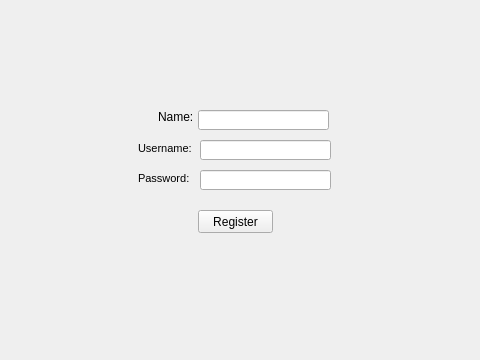
<?xml version="1.0" encoding="UTF-8"?>
<ui version="4.0">
 <class>MainWindow</class>
 <widget class="QMainWindow" name="MainWindow">
  <property name="geometry">
   <rect>
    <x>0</x>
    <y>0</y>
    <width>480</width>
    <height>360</height>
   </rect>
  </property>
  <property name="windowTitle">
   <string>Barangay Medicine Inventory System</string>
  </property>
  <widget class="QWidget" name="centralwidget">
   <property name="sizePolicy">
    <sizepolicy hsizetype="Preferred" vsizetype="Preferred">
     <horstretch>0</horstretch>
     <verstretch>0</verstretch>
    </sizepolicy>
   </property>
   <property name="minimumSize">
    <size>
     <width>480</width>
     <height>360</height>
    </size>
   </property>
   <widget class="QStackedWidget" name="stackedWidget">
    <property name="geometry">
     <rect>
      <x>0</x>
      <y>0</y>
      <width>480</width>
      <height>360</height>
     </rect>
    </property>
    <property name="currentIndex">
     <number>1</number>
    </property>
    <widget class="QWidget" name="loginPage">
     <widget class="QGroupBox" name="loginBox">
      <property name="geometry">
       <rect>
        <x>130</x>
        <y>80</y>
        <width>211</width>
        <height>161</height>
       </rect>
      </property>
      <property name="title">
       <string/>
      </property>
      <property name="alignment">
       <set>Qt::AlignCenter</set>
      </property>
      <widget class="QLabel" name="nameLabel">
       <property name="geometry">
        <rect>
         <x>10</x>
         <y>40</y>
         <width>61</width>
         <height>16</height>
        </rect>
       </property>
       <property name="font">
        <font>
         <pointsize>8</pointsize>
        </font>
       </property>
       <property name="text">
        <string>Username:</string>
       </property>
       <property name="alignment">
        <set>Qt::AlignLeading|Qt::AlignLeft|Qt::AlignVCenter</set>
       </property>
      </widget>
      <widget class="QLabel" name="pwLabel">
       <property name="geometry">
        <rect>
         <x>10</x>
         <y>70</y>
         <width>61</width>
         <height>16</height>
        </rect>
       </property>
       <property name="font">
        <font>
         <pointsize>8</pointsize>
        </font>
       </property>
       <property name="text">
        <string>Password:</string>
       </property>
       <property name="alignment">
        <set>Qt::AlignLeading|Qt::AlignLeft|Qt::AlignVCenter</set>
       </property>
      </widget>
      <widget class="QLineEdit" name="nameInput">
       <property name="geometry">
        <rect>
         <x>72</x>
         <y>40</y>
         <width>131</width>
         <height>20</height>
        </rect>
       </property>
       <property name="text">
        <string/>
       </property>
      </widget>
      <widget class="QLineEdit" name="pwInput">
       <property name="geometry">
        <rect>
         <x>72</x>
         <y>70</y>
         <width>131</width>
         <height>20</height>
        </rect>
       </property>
       <property name="font">
        <font>
         <pointsize>5</pointsize>
        </font>
       </property>
       <property name="text">
        <string/>
       </property>
       <property name="echoMode">
        <enum>QLineEdit::Password</enum>
       </property>
      </widget>
      <widget class="QLabel" name="titleLabel">
       <property name="geometry">
        <rect>
         <x>0</x>
         <y>10</y>
         <width>211</width>
         <height>16</height>
        </rect>
       </property>
       <property name="text">
        <string>Barangay Medicine Inventory System</string>
       </property>
       <property name="alignment">
        <set>Qt::AlignCenter</set>
       </property>
      </widget>
      <widget class="QLabel" name="warningLabel">
       <property name="geometry">
        <rect>
         <x>0</x>
         <y>140</y>
         <width>211</width>
         <height>16</height>
        </rect>
       </property>
       <property name="text">
        <string/>
       </property>
       <property name="alignment">
        <set>Qt::AlignCenter</set>
       </property>
      </widget>
      <widget class="QPushButton" name="registerButton">
       <property name="geometry">
        <rect>
         <x>20</x>
         <y>110</y>
         <width>75</width>
         <height>23</height>
        </rect>
       </property>
       <property name="text">
        <string>Register</string>
       </property>
      </widget>
      <widget class="QPushButton" name="loginButton">
       <property name="geometry">
        <rect>
         <x>120</x>
         <y>110</y>
         <width>75</width>
         <height>23</height>
        </rect>
       </property>
       <property name="text">
        <string>Login</string>
       </property>
      </widget>
     </widget>
    </widget>
    <widget class="QWidget" name="registerPage">
     <widget class="QLabel" name="nameLabel_2">
      <property name="geometry">
       <rect>
        <x>138</x>
        <y>140</y>
        <width>61</width>
        <height>16</height>
       </rect>
      </property>
      <property name="font">
       <font>
        <pointsize>8</pointsize>
       </font>
      </property>
      <property name="text">
       <string>Username:</string>
      </property>
      <property name="alignment">
       <set>Qt::AlignLeading|Qt::AlignLeft|Qt::AlignVCenter</set>
      </property>
     </widget>
     <widget class="QLineEdit" name="rUsernameInput">
      <property name="geometry">
       <rect>
        <x>200</x>
        <y>140</y>
        <width>131</width>
        <height>20</height>
       </rect>
      </property>
      <property name="text">
       <string/>
      </property>
     </widget>
     <widget class="QLabel" name="label">
      <property name="geometry">
       <rect>
        <x>158</x>
        <y>110</y>
        <width>47</width>
        <height>13</height>
       </rect>
      </property>
      <property name="text">
       <string>Name:</string>
      </property>
     </widget>
     <widget class="QPushButton" name="registerButton_2">
      <property name="geometry">
       <rect>
        <x>198</x>
        <y>210</y>
        <width>75</width>
        <height>23</height>
       </rect>
      </property>
      <property name="text">
       <string>Register</string>
      </property>
     </widget>
     <widget class="QLabel" name="pwLabel_2">
      <property name="geometry">
       <rect>
        <x>138</x>
        <y>170</y>
        <width>61</width>
        <height>16</height>
       </rect>
      </property>
      <property name="font">
       <font>
        <pointsize>8</pointsize>
       </font>
      </property>
      <property name="text">
       <string>Password:</string>
      </property>
      <property name="alignment">
       <set>Qt::AlignLeading|Qt::AlignLeft|Qt::AlignVCenter</set>
      </property>
     </widget>
     <widget class="QLineEdit" name="rNameInput">
      <property name="geometry">
       <rect>
        <x>198</x>
        <y>110</y>
        <width>131</width>
        <height>20</height>
       </rect>
      </property>
      <property name="text">
       <string/>
      </property>
     </widget>
     <widget class="QLineEdit" name="rPwInput">
      <property name="geometry">
       <rect>
        <x>200</x>
        <y>170</y>
        <width>131</width>
        <height>20</height>
       </rect>
      </property>
      <property name="font">
       <font>
        <pointsize>5</pointsize>
       </font>
      </property>
      <property name="text">
       <string/>
      </property>
      <property name="echoMode">
       <enum>QLineEdit::Password</enum>
      </property>
     </widget>
    </widget>
    <widget class="QWidget" name="menuPage">
     <widget class="QLabel" name="menuTitleLabel">
      <property name="geometry">
       <rect>
        <x>150</x>
        <y>10</y>
        <width>181</width>
        <height>31</height>
       </rect>
      </property>
      <property name="font">
       <font>
        <pointsize>16</pointsize>
        <weight>75</weight>
        <bold>true</bold>
       </font>
      </property>
      <property name="text">
       <string>Main Menu</string>
      </property>
      <property name="alignment">
       <set>Qt::AlignCenter</set>
      </property>
     </widget>
     <widget class="QPushButton" name="amMenuButton">
      <property name="geometry">
       <rect>
        <x>90</x>
        <y>110</y>
        <width>91</width>
        <height>23</height>
       </rect>
      </property>
      <property name="text">
       <string>Add Medicine</string>
      </property>
     </widget>
     <widget class="QPushButton" name="umMenuButton">
      <property name="geometry">
       <rect>
        <x>90</x>
        <y>150</y>
        <width>91</width>
        <height>23</height>
       </rect>
      </property>
      <property name="text">
       <string>Update Medicine</string>
      </property>
     </widget>
     <widget class="QPushButton" name="vmMenuButton">
      <property name="geometry">
       <rect>
        <x>90</x>
        <y>190</y>
        <width>91</width>
        <height>23</height>
       </rect>
      </property>
      <property name="text">
       <string>View Medicines</string>
      </property>
     </widget>
     <widget class="QPushButton" name="apMenuButton">
      <property name="geometry">
       <rect>
        <x>300</x>
        <y>110</y>
        <width>91</width>
        <height>23</height>
       </rect>
      </property>
      <property name="text">
       <string>Add Patient</string>
      </property>
     </widget>
     <widget class="QPushButton" name="upMenuButton">
      <property name="geometry">
       <rect>
        <x>300</x>
        <y>150</y>
        <width>91</width>
        <height>23</height>
       </rect>
      </property>
      <property name="text">
       <string>Update Patient</string>
      </property>
     </widget>
     <widget class="QPushButton" name="vpMenuButton">
      <property name="geometry">
       <rect>
        <x>300</x>
        <y>190</y>
        <width>91</width>
        <height>23</height>
       </rect>
      </property>
      <property name="text">
       <string>View Patients</string>
      </property>
     </widget>
     <widget class="QPushButton" name="logOutButton">
      <property name="geometry">
       <rect>
        <x>180</x>
        <y>280</y>
        <width>120</width>
        <height>23</height>
       </rect>
      </property>
      <property name="text">
       <string>Log Out</string>
      </property>
     </widget>
     <widget class="QLabel" name="greetingLabel">
      <property name="geometry">
       <rect>
        <x>140</x>
        <y>50</y>
        <width>211</width>
        <height>16</height>
       </rect>
      </property>
      <property name="text">
       <string>Welcome, </string>
      </property>
      <property name="alignment">
       <set>Qt::AlignCenter</set>
      </property>
     </widget>
    </widget>
    <widget class="QWidget" name="addMedicinePage">
     <widget class="QLabel" name="amTitleLabel">
      <property name="geometry">
       <rect>
        <x>150</x>
        <y>10</y>
        <width>181</width>
        <height>31</height>
       </rect>
      </property>
      <property name="font">
       <font>
        <pointsize>16</pointsize>
        <weight>75</weight>
        <bold>true</bold>
       </font>
      </property>
      <property name="text">
       <string>Add Medicine</string>
      </property>
      <property name="alignment">
       <set>Qt::AlignCenter</set>
      </property>
     </widget>
     <widget class="QLineEdit" name="ampurposeInput">
      <property name="geometry">
       <rect>
        <x>210</x>
        <y>100</y>
        <width>141</width>
        <height>20</height>
       </rect>
      </property>
     </widget>
     <widget class="QLineEdit" name="amexpInput">
      <property name="geometry">
       <rect>
        <x>210</x>
        <y>140</y>
        <width>141</width>
        <height>20</height>
       </rect>
      </property>
     </widget>
     <widget class="QLineEdit" name="amqtyInput">
      <property name="geometry">
       <rect>
        <x>210</x>
        <y>180</y>
        <width>141</width>
        <height>20</height>
       </rect>
      </property>
     </widget>
     <widget class="QLineEdit" name="amcostInput">
      <property name="geometry">
       <rect>
        <x>210</x>
        <y>220</y>
        <width>141</width>
        <height>20</height>
       </rect>
      </property>
     </widget>
     <widget class="QLabel" name="ampurposeLabel">
      <property name="geometry">
       <rect>
        <x>140</x>
        <y>100</y>
        <width>61</width>
        <height>20</height>
       </rect>
      </property>
      <property name="text">
       <string>Purpose:</string>
      </property>
     </widget>
     <widget class="QLabel" name="amexpLabel">
      <property name="geometry">
       <rect>
        <x>140</x>
        <y>140</y>
        <width>61</width>
        <height>20</height>
       </rect>
      </property>
      <property name="text">
       <string>Exp. Date:</string>
      </property>
     </widget>
     <widget class="QLabel" name="amqtyLabel">
      <property name="geometry">
       <rect>
        <x>140</x>
        <y>180</y>
        <width>61</width>
        <height>20</height>
       </rect>
      </property>
      <property name="text">
       <string>Quantity:</string>
      </property>
     </widget>
     <widget class="QLabel" name="amcostLabel">
      <property name="geometry">
       <rect>
        <x>140</x>
        <y>220</y>
        <width>61</width>
        <height>20</height>
       </rect>
      </property>
      <property name="text">
       <string>Cost:</string>
      </property>
     </widget>
     <widget class="QPushButton" name="amReturnButton">
      <property name="geometry">
       <rect>
        <x>190</x>
        <y>320</y>
        <width>101</width>
        <height>23</height>
       </rect>
      </property>
      <property name="text">
       <string>Return to Menu</string>
      </property>
     </widget>
     <widget class="QPushButton" name="addMedicineButton">
      <property name="geometry">
       <rect>
        <x>190</x>
        <y>280</y>
        <width>101</width>
        <height>23</height>
       </rect>
      </property>
      <property name="text">
       <string>Add Medicine</string>
      </property>
     </widget>
     <widget class="QLabel" name="amnameLabel">
      <property name="geometry">
       <rect>
        <x>140</x>
        <y>60</y>
        <width>61</width>
        <height>20</height>
       </rect>
      </property>
      <property name="text">
       <string>Name:</string>
      </property>
     </widget>
     <widget class="QLineEdit" name="amnameInput">
      <property name="geometry">
       <rect>
        <x>210</x>
        <y>60</y>
        <width>141</width>
        <height>20</height>
       </rect>
      </property>
     </widget>
     <widget class="QLabel" name="amWarningLabel">
      <property name="geometry">
       <rect>
        <x>130</x>
        <y>250</y>
        <width>211</width>
        <height>16</height>
       </rect>
      </property>
      <property name="text">
       <string/>
      </property>
      <property name="alignment">
       <set>Qt::AlignCenter</set>
      </property>
     </widget>
    </widget>
    <widget class="QWidget" name="updateMedicinePage">
     <widget class="QLabel" name="umTitleLabel">
      <property name="geometry">
       <rect>
        <x>150</x>
        <y>10</y>
        <width>181</width>
        <height>31</height>
       </rect>
      </property>
      <property name="font">
       <font>
        <pointsize>16</pointsize>
        <weight>75</weight>
        <bold>true</bold>
       </font>
      </property>
      <property name="text">
       <string>Update Medicine</string>
      </property>
      <property name="alignment">
       <set>Qt::AlignCenter</set>
      </property>
     </widget>
     <widget class="QLabel" name="umpurposeLabel">
      <property name="geometry">
       <rect>
        <x>140</x>
        <y>120</y>
        <width>61</width>
        <height>20</height>
       </rect>
      </property>
      <property name="text">
       <string>Purpose:</string>
      </property>
     </widget>
     <widget class="QLineEdit" name="umexpInput">
      <property name="geometry">
       <rect>
        <x>210</x>
        <y>150</y>
        <width>141</width>
        <height>20</height>
       </rect>
      </property>
     </widget>
     <widget class="QLabel" name="umexpLabel">
      <property name="geometry">
       <rect>
        <x>140</x>
        <y>150</y>
        <width>61</width>
        <height>20</height>
       </rect>
      </property>
      <property name="text">
       <string>Exp. Date:</string>
      </property>
     </widget>
     <widget class="QLineEdit" name="umqtyInput">
      <property name="geometry">
       <rect>
        <x>210</x>
        <y>180</y>
        <width>141</width>
        <height>20</height>
       </rect>
      </property>
     </widget>
     <widget class="QLabel" name="umqtyLabel">
      <property name="geometry">
       <rect>
        <x>140</x>
        <y>180</y>
        <width>61</width>
        <height>20</height>
       </rect>
      </property>
      <property name="text">
       <string>Quantity:</string>
      </property>
     </widget>
     <widget class="QLineEdit" name="umcostInput">
      <property name="geometry">
       <rect>
        <x>210</x>
        <y>210</y>
        <width>141</width>
        <height>20</height>
       </rect>
      </property>
     </widget>
     <widget class="QPushButton" name="umReturnButton">
      <property name="geometry">
       <rect>
        <x>190</x>
        <y>320</y>
        <width>101</width>
        <height>23</height>
       </rect>
      </property>
      <property name="text">
       <string>Return to Menu</string>
      </property>
     </widget>
     <widget class="QLabel" name="umcostLabel">
      <property name="geometry">
       <rect>
        <x>140</x>
        <y>210</y>
        <width>61</width>
        <height>20</height>
       </rect>
      </property>
      <property name="text">
       <string>Cost:</string>
      </property>
     </widget>
     <widget class="QLabel" name="umnameLabel">
      <property name="geometry">
       <rect>
        <x>140</x>
        <y>90</y>
        <width>61</width>
        <height>20</height>
       </rect>
      </property>
      <property name="text">
       <string>Name:</string>
      </property>
     </widget>
     <widget class="QPushButton" name="updateMedicineButton">
      <property name="geometry">
       <rect>
        <x>190</x>
        <y>280</y>
        <width>101</width>
        <height>23</height>
       </rect>
      </property>
      <property name="text">
       <string>Update Medicine</string>
      </property>
     </widget>
     <widget class="QLineEdit" name="umnameInput">
      <property name="geometry">
       <rect>
        <x>210</x>
        <y>90</y>
        <width>141</width>
        <height>20</height>
       </rect>
      </property>
     </widget>
     <widget class="QLineEdit" name="umpurposeInput">
      <property name="geometry">
       <rect>
        <x>210</x>
        <y>120</y>
        <width>141</width>
        <height>20</height>
       </rect>
      </property>
     </widget>
     <widget class="QLabel" name="umWarningLabel">
      <property name="geometry">
       <rect>
        <x>130</x>
        <y>250</y>
        <width>211</width>
        <height>16</height>
       </rect>
      </property>
      <property name="text">
       <string/>
      </property>
      <property name="alignment">
       <set>Qt::AlignCenter</set>
      </property>
     </widget>
     <widget class="QLabel" name="umidLabel">
      <property name="geometry">
       <rect>
        <x>140</x>
        <y>60</y>
        <width>61</width>
        <height>20</height>
       </rect>
      </property>
      <property name="text">
       <string>ID:</string>
      </property>
     </widget>
     <widget class="QLineEdit" name="umidInput">
      <property name="geometry">
       <rect>
        <x>210</x>
        <y>60</y>
        <width>141</width>
        <height>20</height>
       </rect>
      </property>
     </widget>
    </widget>
    <widget class="QWidget" name="viewMedicinePage">
     <widget class="QLabel" name="vmTitleLabel">
      <property name="geometry">
       <rect>
        <x>150</x>
        <y>10</y>
        <width>181</width>
        <height>31</height>
       </rect>
      </property>
      <property name="font">
       <font>
        <pointsize>16</pointsize>
        <weight>75</weight>
        <bold>true</bold>
       </font>
      </property>
      <property name="text">
       <string>View Medicines</string>
      </property>
      <property name="alignment">
       <set>Qt::AlignCenter</set>
      </property>
     </widget>
     <widget class="QPushButton" name="vmReturnButton">
      <property name="geometry">
       <rect>
        <x>190</x>
        <y>300</y>
        <width>101</width>
        <height>23</height>
       </rect>
      </property>
      <property name="text">
       <string>Return to Menu</string>
      </property>
     </widget>
     <widget class="QTableView" name="vmTableView">
      <property name="geometry">
       <rect>
        <x>90</x>
        <y>70</y>
        <width>300</width>
        <height>200</height>
       </rect>
      </property>
     </widget>
    </widget>
    <widget class="QWidget" name="addPatientPage">
     <widget class="QLineEdit" name="apageInput">
      <property name="geometry">
       <rect>
        <x>210</x>
        <y>90</y>
        <width>141</width>
        <height>20</height>
       </rect>
      </property>
     </widget>
     <widget class="QLineEdit" name="apgenderInput">
      <property name="geometry">
       <rect>
        <x>210</x>
        <y>120</y>
        <width>141</width>
        <height>20</height>
       </rect>
      </property>
     </widget>
     <widget class="QLabel" name="apnameLabel">
      <property name="geometry">
       <rect>
        <x>140</x>
        <y>60</y>
        <width>61</width>
        <height>20</height>
       </rect>
      </property>
      <property name="text">
       <string>Name:</string>
      </property>
     </widget>
     <widget class="QLabel" name="apstatusLabel">
      <property name="geometry">
       <rect>
        <x>140</x>
        <y>180</y>
        <width>61</width>
        <height>20</height>
       </rect>
      </property>
      <property name="text">
       <string>Status:</string>
      </property>
     </widget>
     <widget class="QPushButton" name="addPatientButton">
      <property name="geometry">
       <rect>
        <x>190</x>
        <y>290</y>
        <width>101</width>
        <height>23</height>
       </rect>
      </property>
      <property name="text">
       <string>Add Patient</string>
      </property>
     </widget>
     <widget class="QLineEdit" name="apnameInput">
      <property name="geometry">
       <rect>
        <x>210</x>
        <y>60</y>
        <width>141</width>
        <height>20</height>
       </rect>
      </property>
     </widget>
     <widget class="QLineEdit" name="apweightInput">
      <property name="geometry">
       <rect>
        <x>210</x>
        <y>150</y>
        <width>141</width>
        <height>20</height>
       </rect>
      </property>
     </widget>
     <widget class="QLabel" name="apageLabel">
      <property name="geometry">
       <rect>
        <x>140</x>
        <y>90</y>
        <width>61</width>
        <height>20</height>
       </rect>
      </property>
      <property name="text">
       <string>Age:</string>
      </property>
     </widget>
     <widget class="QPushButton" name="apReturnButton">
      <property name="geometry">
       <rect>
        <x>190</x>
        <y>320</y>
        <width>101</width>
        <height>23</height>
       </rect>
      </property>
      <property name="text">
       <string>Return to Menu</string>
      </property>
     </widget>
     <widget class="QLabel" name="apgenderLabel">
      <property name="geometry">
       <rect>
        <x>140</x>
        <y>120</y>
        <width>61</width>
        <height>20</height>
       </rect>
      </property>
      <property name="text">
       <string>Gender:</string>
      </property>
     </widget>
     <widget class="QLabel" name="apTitleLabel">
      <property name="geometry">
       <rect>
        <x>150</x>
        <y>10</y>
        <width>181</width>
        <height>31</height>
       </rect>
      </property>
      <property name="font">
       <font>
        <pointsize>16</pointsize>
        <weight>75</weight>
        <bold>true</bold>
       </font>
      </property>
      <property name="text">
       <string>Add Patient</string>
      </property>
      <property name="alignment">
       <set>Qt::AlignCenter</set>
      </property>
     </widget>
     <widget class="QLabel" name="apweightLabel">
      <property name="geometry">
       <rect>
        <x>140</x>
        <y>150</y>
        <width>61</width>
        <height>20</height>
       </rect>
      </property>
      <property name="text">
       <string>Weight:</string>
      </property>
     </widget>
     <widget class="QLineEdit" name="apstatusInput">
      <property name="geometry">
       <rect>
        <x>210</x>
        <y>180</y>
        <width>141</width>
        <height>20</height>
       </rect>
      </property>
     </widget>
     <widget class="QLabel" name="apmedicineLabel">
      <property name="geometry">
       <rect>
        <x>140</x>
        <y>210</y>
        <width>61</width>
        <height>20</height>
       </rect>
      </property>
      <property name="text">
       <string>Medicine:</string>
      </property>
     </widget>
     <widget class="QLineEdit" name="apmedicineInput">
      <property name="geometry">
       <rect>
        <x>210</x>
        <y>210</y>
        <width>141</width>
        <height>20</height>
       </rect>
      </property>
     </widget>
     <widget class="QLineEdit" name="apremarksInput">
      <property name="geometry">
       <rect>
        <x>210</x>
        <y>240</y>
        <width>141</width>
        <height>20</height>
       </rect>
      </property>
     </widget>
     <widget class="QLabel" name="apremarksLabel">
      <property name="geometry">
       <rect>
        <x>140</x>
        <y>240</y>
        <width>61</width>
        <height>20</height>
       </rect>
      </property>
      <property name="text">
       <string>Remarks:</string>
      </property>
     </widget>
     <widget class="QLabel" name="apWarningLabel">
      <property name="geometry">
       <rect>
        <x>140</x>
        <y>270</y>
        <width>211</width>
        <height>16</height>
       </rect>
      </property>
      <property name="text">
       <string/>
      </property>
      <property name="alignment">
       <set>Qt::AlignCenter</set>
      </property>
     </widget>
    </widget>
    <widget class="QWidget" name="updatePatientPage">
     <widget class="QLineEdit" name="upgenderInput">
      <property name="geometry">
       <rect>
        <x>210</x>
        <y>140</y>
        <width>141</width>
        <height>20</height>
       </rect>
      </property>
     </widget>
     <widget class="QLineEdit" name="upmedicineInput">
      <property name="geometry">
       <rect>
        <x>210</x>
        <y>230</y>
        <width>141</width>
        <height>20</height>
       </rect>
      </property>
     </widget>
     <widget class="QLabel" name="upnameLabel">
      <property name="geometry">
       <rect>
        <x>140</x>
        <y>80</y>
        <width>61</width>
        <height>20</height>
       </rect>
      </property>
      <property name="text">
       <string>Name:</string>
      </property>
     </widget>
     <widget class="QPushButton" name="updatePatientButton">
      <property name="geometry">
       <rect>
        <x>190</x>
        <y>300</y>
        <width>101</width>
        <height>23</height>
       </rect>
      </property>
      <property name="text">
       <string>Update Patient</string>
      </property>
     </widget>
     <widget class="QLineEdit" name="upnameInput">
      <property name="geometry">
       <rect>
        <x>210</x>
        <y>80</y>
        <width>141</width>
        <height>20</height>
       </rect>
      </property>
     </widget>
     <widget class="QLabel" name="upstatusLabel">
      <property name="geometry">
       <rect>
        <x>140</x>
        <y>200</y>
        <width>61</width>
        <height>20</height>
       </rect>
      </property>
      <property name="text">
       <string>Status:</string>
      </property>
     </widget>
     <widget class="QLineEdit" name="upweightInput">
      <property name="geometry">
       <rect>
        <x>210</x>
        <y>170</y>
        <width>141</width>
        <height>20</height>
       </rect>
      </property>
     </widget>
     <widget class="QLabel" name="upageLabel">
      <property name="geometry">
       <rect>
        <x>140</x>
        <y>110</y>
        <width>61</width>
        <height>20</height>
       </rect>
      </property>
      <property name="text">
       <string>Age:</string>
      </property>
     </widget>
     <widget class="QLineEdit" name="upremarksInput">
      <property name="geometry">
       <rect>
        <x>210</x>
        <y>260</y>
        <width>141</width>
        <height>20</height>
       </rect>
      </property>
     </widget>
     <widget class="QPushButton" name="upReturnButton">
      <property name="geometry">
       <rect>
        <x>190</x>
        <y>330</y>
        <width>101</width>
        <height>23</height>
       </rect>
      </property>
      <property name="text">
       <string>Return to Menu</string>
      </property>
     </widget>
     <widget class="QLabel" name="upgenderLabel">
      <property name="geometry">
       <rect>
        <x>140</x>
        <y>140</y>
        <width>61</width>
        <height>20</height>
       </rect>
      </property>
      <property name="text">
       <string>Gender:</string>
      </property>
     </widget>
     <widget class="QLabel" name="upTitleLabel">
      <property name="geometry">
       <rect>
        <x>150</x>
        <y>10</y>
        <width>181</width>
        <height>31</height>
       </rect>
      </property>
      <property name="font">
       <font>
        <pointsize>16</pointsize>
        <weight>75</weight>
        <bold>true</bold>
       </font>
      </property>
      <property name="text">
       <string>Update Patient</string>
      </property>
      <property name="alignment">
       <set>Qt::AlignCenter</set>
      </property>
     </widget>
     <widget class="QLabel" name="upmedicineLabel">
      <property name="geometry">
       <rect>
        <x>140</x>
        <y>230</y>
        <width>61</width>
        <height>20</height>
       </rect>
      </property>
      <property name="text">
       <string>Medicine:</string>
      </property>
     </widget>
     <widget class="QLabel" name="upweightLabel">
      <property name="geometry">
       <rect>
        <x>140</x>
        <y>170</y>
        <width>61</width>
        <height>20</height>
       </rect>
      </property>
      <property name="text">
       <string>Weight:</string>
      </property>
     </widget>
     <widget class="QLabel" name="upremarksLabel">
      <property name="geometry">
       <rect>
        <x>140</x>
        <y>260</y>
        <width>61</width>
        <height>20</height>
       </rect>
      </property>
      <property name="text">
       <string>Remarks:</string>
      </property>
     </widget>
     <widget class="QLineEdit" name="upstatusInput">
      <property name="geometry">
       <rect>
        <x>210</x>
        <y>200</y>
        <width>141</width>
        <height>20</height>
       </rect>
      </property>
     </widget>
     <widget class="QLineEdit" name="upageInput">
      <property name="geometry">
       <rect>
        <x>210</x>
        <y>110</y>
        <width>141</width>
        <height>20</height>
       </rect>
      </property>
     </widget>
     <widget class="QLabel" name="upWarningLabel">
      <property name="geometry">
       <rect>
        <x>140</x>
        <y>280</y>
        <width>211</width>
        <height>16</height>
       </rect>
      </property>
      <property name="text">
       <string/>
      </property>
      <property name="alignment">
       <set>Qt::AlignCenter</set>
      </property>
     </widget>
     <widget class="QLineEdit" name="upidInput">
      <property name="geometry">
       <rect>
        <x>210</x>
        <y>50</y>
        <width>141</width>
        <height>20</height>
       </rect>
      </property>
     </widget>
     <widget class="QLabel" name="upidLabel">
      <property name="geometry">
       <rect>
        <x>140</x>
        <y>50</y>
        <width>61</width>
        <height>20</height>
       </rect>
      </property>
      <property name="text">
       <string>ID:</string>
      </property>
     </widget>
    </widget>
    <widget class="QWidget" name="viewPatientPage">
     <widget class="QPushButton" name="vpReturnButton">
      <property name="geometry">
       <rect>
        <x>190</x>
        <y>300</y>
        <width>101</width>
        <height>23</height>
       </rect>
      </property>
      <property name="text">
       <string>Return to Menu</string>
      </property>
     </widget>
     <widget class="QLabel" name="vpTitleLabel">
      <property name="geometry">
       <rect>
        <x>150</x>
        <y>10</y>
        <width>181</width>
        <height>31</height>
       </rect>
      </property>
      <property name="font">
       <font>
        <pointsize>16</pointsize>
        <weight>75</weight>
        <bold>true</bold>
       </font>
      </property>
      <property name="text">
       <string>View Patients</string>
      </property>
      <property name="alignment">
       <set>Qt::AlignCenter</set>
      </property>
     </widget>
     <widget class="QTableView" name="vpTableView">
      <property name="geometry">
       <rect>
        <x>90</x>
        <y>70</y>
        <width>300</width>
        <height>200</height>
       </rect>
      </property>
     </widget>
    </widget>
   </widget>
  </widget>
 </widget>
 <resources/>
 <connections/>
</ui>
